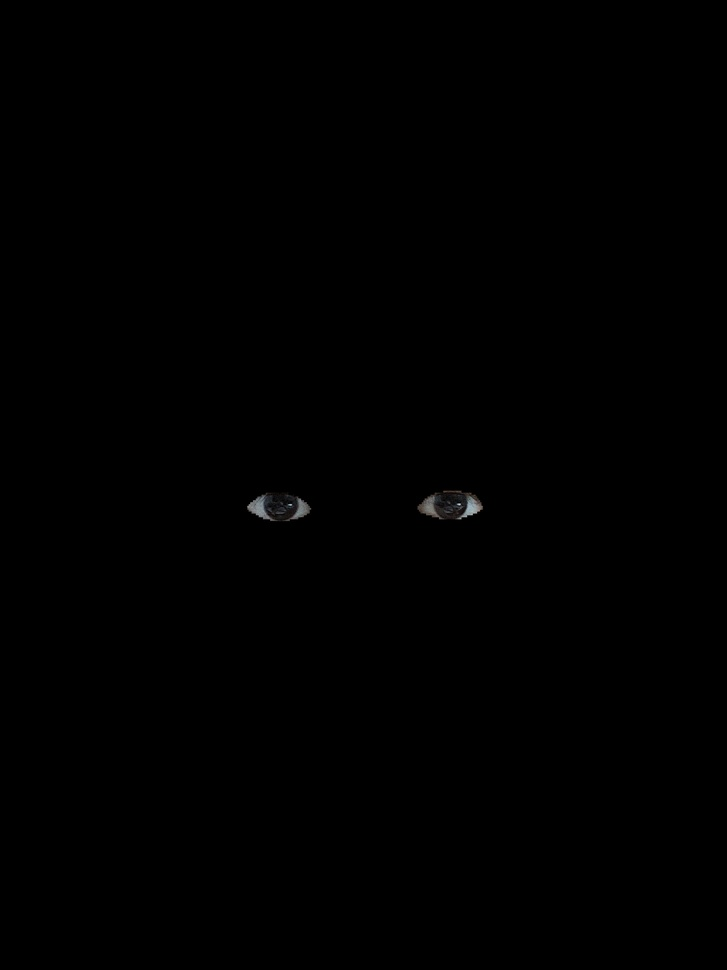
#> input picture extraction_results/6_isolated_eyes.jpg, 727 x 970 px, shrunk from 2544 x 3392 before the run
$ python test_sciera.py
#> lines starting #> are read from the running program, lines starting #| are printed output that depends on the picture; after the words box and inside, x2 and y2 are one past the last pixel; in counts of white or black regions, pixels touching at a corner belong together
#> further down, isolated_eyes is the input picture: shape (970, 727, 3); mean B, G, R 0.2, 0.2, 0.2
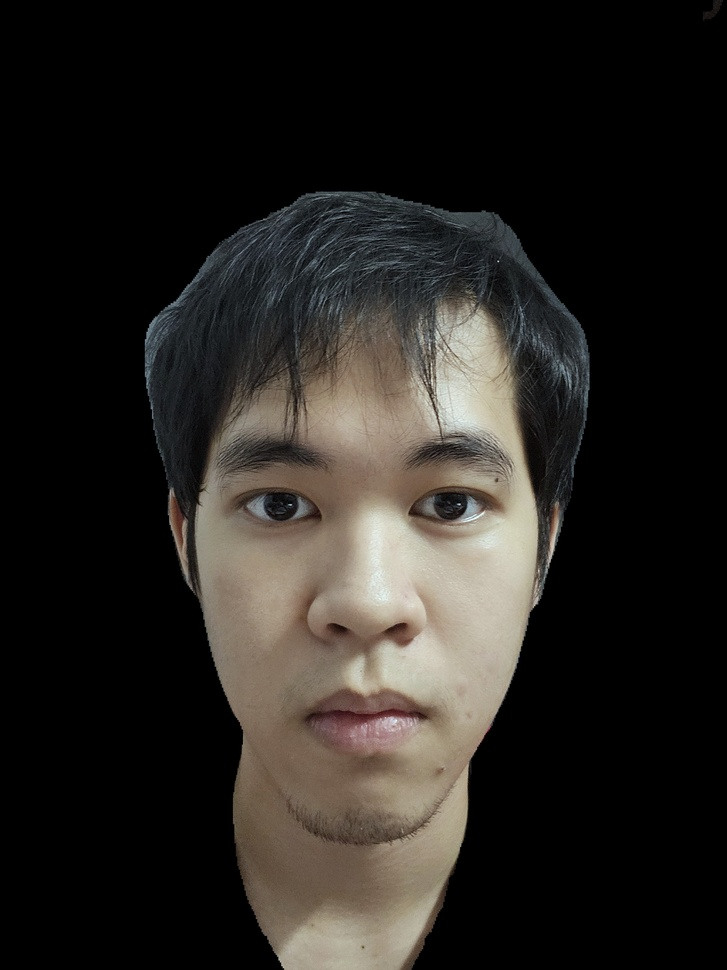
#> input picture extraction_results/5_isolated_facial.jpg, 727 x 970 px, shrunk from 2544 x 3392 before the run
#> further down, isolated_face is the input picture: shape (970, 727, 3); mean B, G, R 32.3, 36, 39
import cv2
import numpy as np

def apply_isolated_sclera_balance(isolated_eyes: np.ndarray, target_face: np.ndarray) -> np.ndarray:
    """
    Measures the lighting tint strictly from an isolated eye image,
    and applies the correction to the target face image.
    """
    # 1. Split the isolated eyes into channels
    eb, eg, er = cv2.split(isolated_eyes.astype(np.float32))

    # Calculate luminance: Y = 0.299R + 0.587G + 0.114B
    luminance = 0.299 * er + 0.587 * eg + 0.114 * eb

    # 2. IGNORE the pure black void
    valid_pixels_mask = luminance > 0
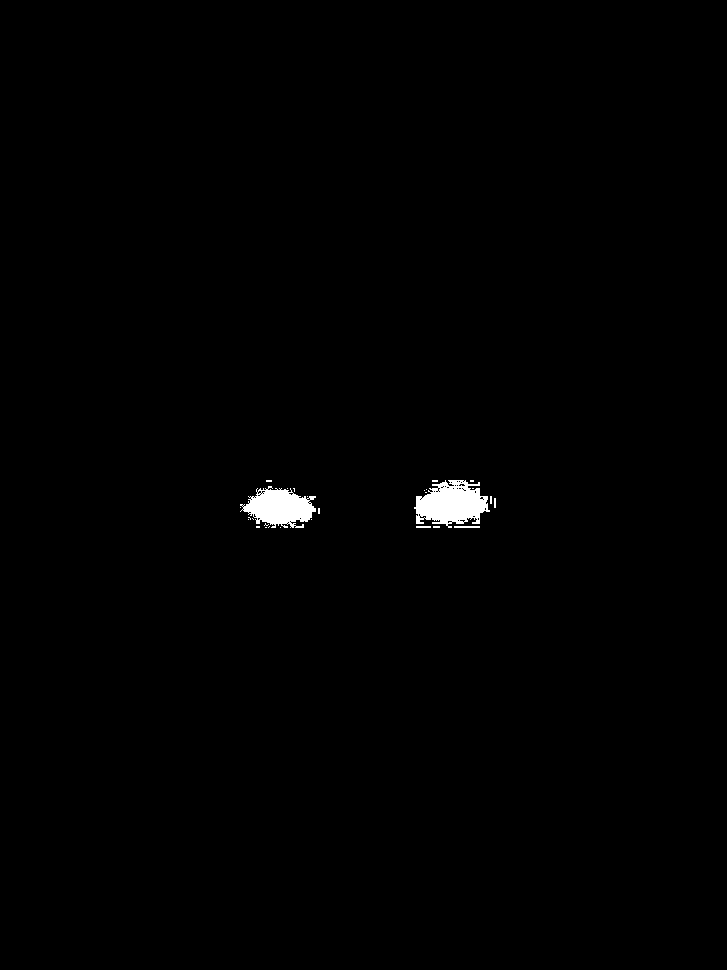
#> valid_pixels_mask: shape (970, 727) bool; 0.65% white; 28 white regions (23 under 20 px), largest, box (x1, y1, x2, y2) and area: (414, 480, 490, 528) 2373, (240, 486, 316, 528) 1960, (454, 526, 480, 528) 52, (416, 526, 431, 528) 30, (494, 498, 496, 508) 20
    if not np.any(valid_pixels_mask):
        print("⚠️ Warning: Eye image is completely empty.")
        return target_face

    valid_lum = luminance[valid_pixels_mask]
#> valid_lum = 4550 values, max 215 at index 2049, min 0.228 at index 14, mean 38.29

    # 3. FILTER OUT PUPIL/IRIS AND GLARE
    # Drop the darkest 40% (pupil) and brightest 2% (glare)
    lower_thresh = np.percentile(valid_lum, 40)
#> lower_thresh = 11.85
    upper_thresh = np.percentile(valid_lum, 98)
#> upper_thresh = 154.2

    # Create the final clean sclera mask
    clean_sclera_mask = valid_pixels_mask & (luminance >= lower_thresh) & (luminance <= upper_thresh)
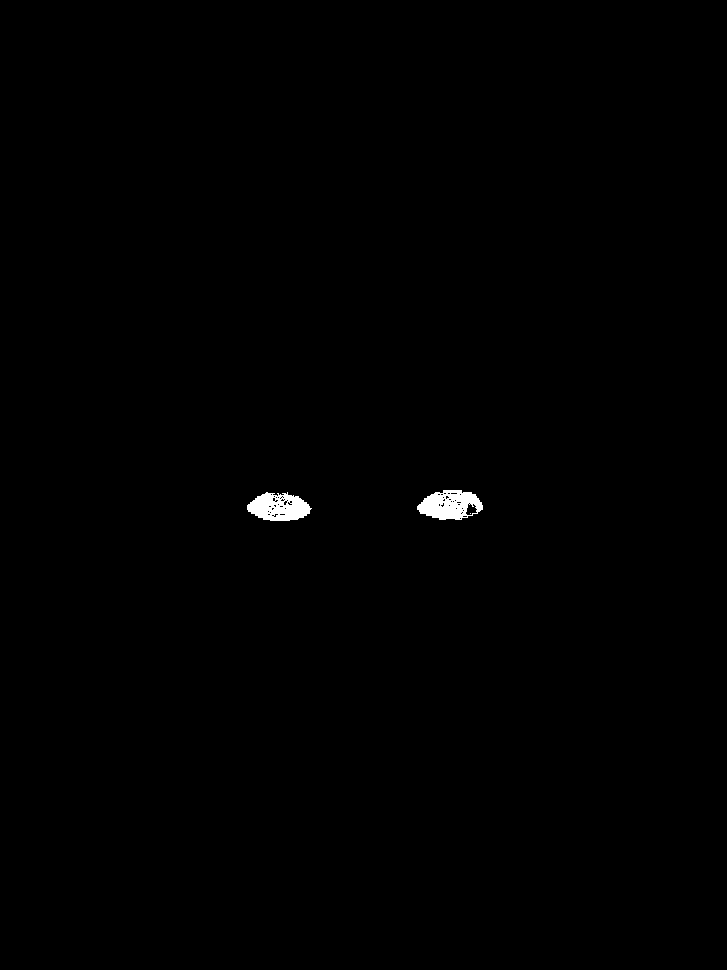
#> clean_sclera_mask: shape (970, 727) bool; 0.37% white; 3 white regions (1 under 20 px), largest, box (x1, y1, x2, y2) and area: (417, 490, 483, 520) 1343, (247, 492, 312, 521) 1295

    if not np.any(clean_sclera_mask):
        return target_face

    # 4. Calculate the average tint of the clean eye whites
    b_avg = np.mean(eb[clean_sclera_mask])
#> b_avg = 59.41
    g_avg = np.mean(eg[clean_sclera_mask])
#> g_avg = 58.95
    r_avg = np.mean(er[clean_sclera_mask])
#> r_avg = 59.47

    print(f"👁️ Sclera White Point Found -> B: {b_avg:.1f}, G: {g_avg:.1f}, R: {r_avg:.1f}")
#| 👁️ Sclera White Point Found -> B: 59.4, G: 59.0, R: 59.5

    # Calculate natural brightness
    target_lum = (b_avg + g_avg + r_avg) / 3
#> target_lum = 59.28
    if target_lum < 30 or b_avg == 0 or g_avg == 0 or r_avg == 0:
        return target_face

    # 5. Apply the correction to the TARGET FACE
    fb, fg, fr = cv2.split(target_face.astype(np.float32))
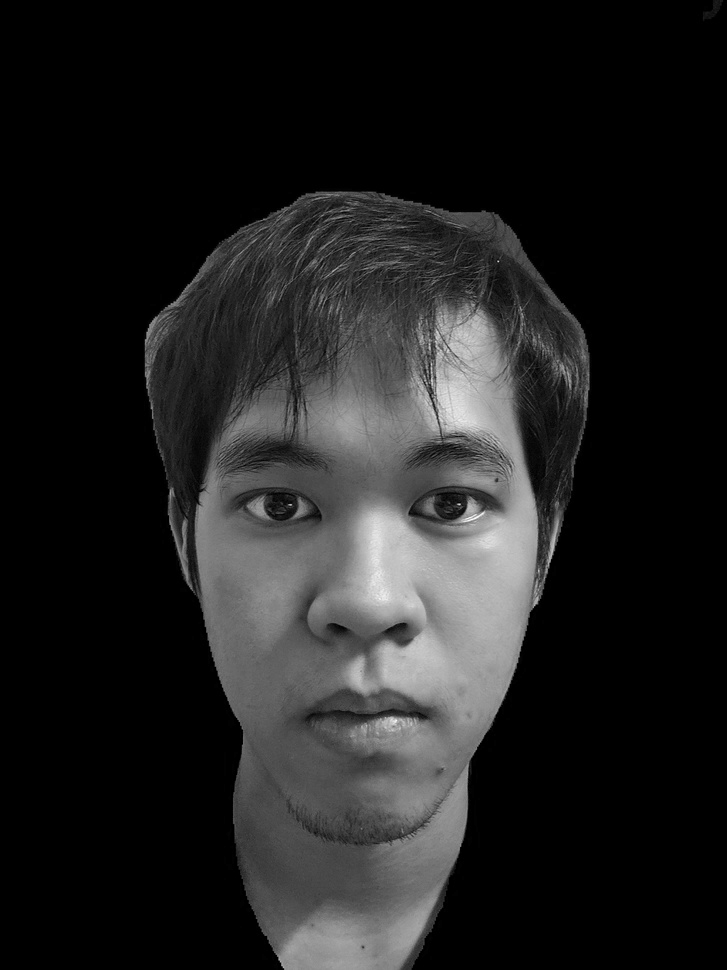
#> fb: shape (970, 727) float32; min 0, max 253, mean 32.3
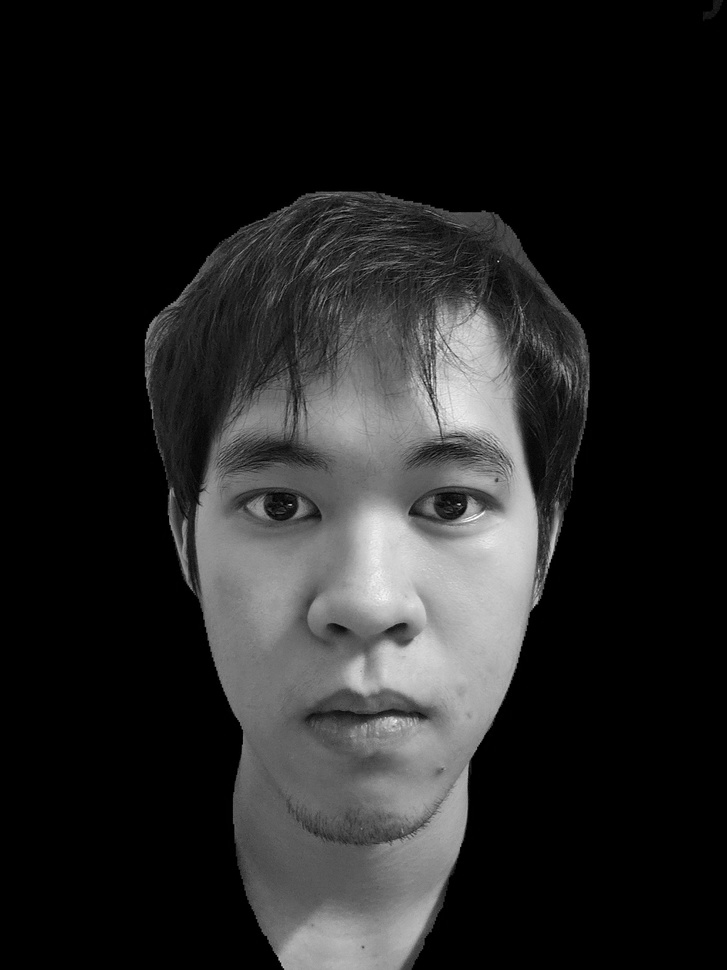
#> fg: shape (970, 727) float32; min 0, max 255, mean 36
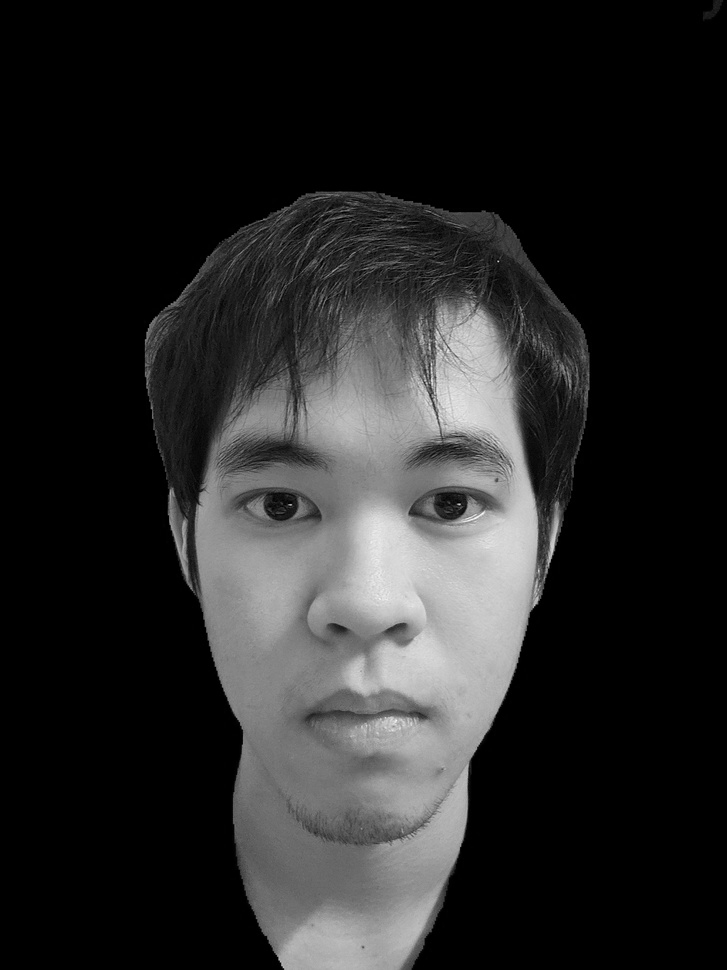
#> fr: shape (970, 727) float32; min 0, max 251, mean 39

    fb_corrected = np.clip(fb * (target_lum / b_avg), 0, 255)
    fg_corrected = np.clip(fg * (target_lum / g_avg), 0, 255)
    fr_corrected = np.clip(fr * (target_lum / r_avg), 0, 255)

    return cv2.merge((fb_corrected, fg_corrected, fr_corrected)).astype(np.uint8)


# --- DIRECT LOCAL EXECUTION ---
eye_path = "extraction_results/6_isolated_eyes.jpg"
face_path = "extraction_results/5_isolated_facial.jpg"

print(f"Loading files...")
isolated_eyes = cv2.imread(eye_path)
isolated_face = cv2.imread(face_path)

if isolated_eyes is not None and isolated_face is not None:
    print("Executing Sclera-Anchored White Balance...")

    # Calculate using eyes, apply to face
    corrected_face = apply_isolated_sclera_balance(isolated_eyes, isolated_face)

    output_path = "sclera_balance_result.jpg"
    cv2.imwrite(output_path, corrected_face)
    print(f"✅ Success! Generated '{output_path}'. Your face is now perfectly color-balanced using your eyes as the anchor.")
else:
    print(f"❌ Error: Could not find '{eye_path}' or '{face_path}'.")
